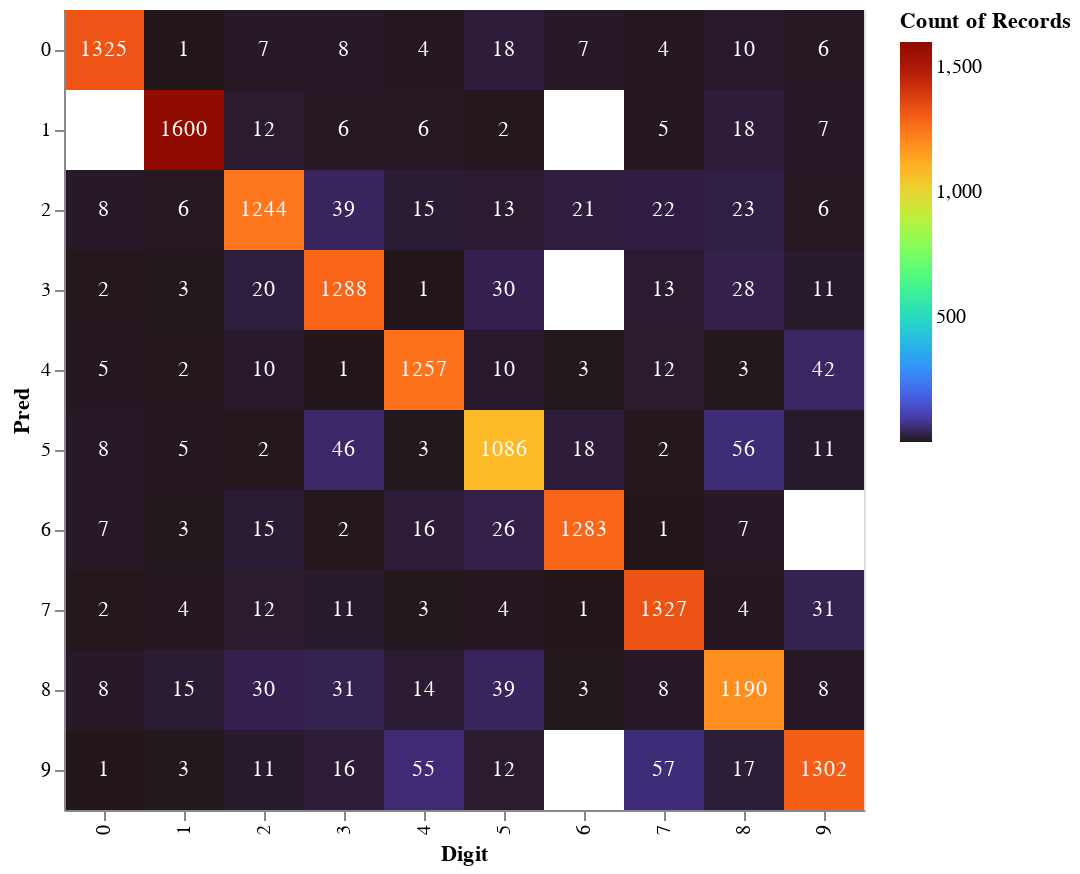

Notebook code for this chart:
### Code cell
(c+c_text).properties(
    height=400,
    width=400
)

### Figure 1 — Vega-Lite specification as saved in the notebook (floating-point values rounded to 4 significant figures; data arrays with more than 128 entries replaced by an {"elided": "..."} marker saying what was removed)
{"config": {"view": {"continuousWidth": 400, "continuousHeight": 300}}, "layer": [{"mark": "rect", "encoding": {"color": {"aggregate": "count", "scale": {"scheme": "turbo"}, "type": "quantitative"}, "x": {"field": "Digit", "type": "nominal"}, "y": {"field": "Pred", "type": "nominal"}}}, {"mark": {"type": "text", "color": "white"}, "encoding": {"text": {"aggregate": "count", "type": "quantitative"}, "x": {"field": "Digit", "type": "nominal"}, "y": {"field": "Pred", "type": "nominal"}}}], "data": {"name": "data-d2850e47aac3df152f5ba3e766c81f42"}, "height": 400, "width": 400, "$schema": "https://vega.github.io/schema/vega-lite/v4.17.0.json", "datasets": {"data-d2850e47aac3df152f5ba3e766c81f42": {"elided": "14000 records"}}}
